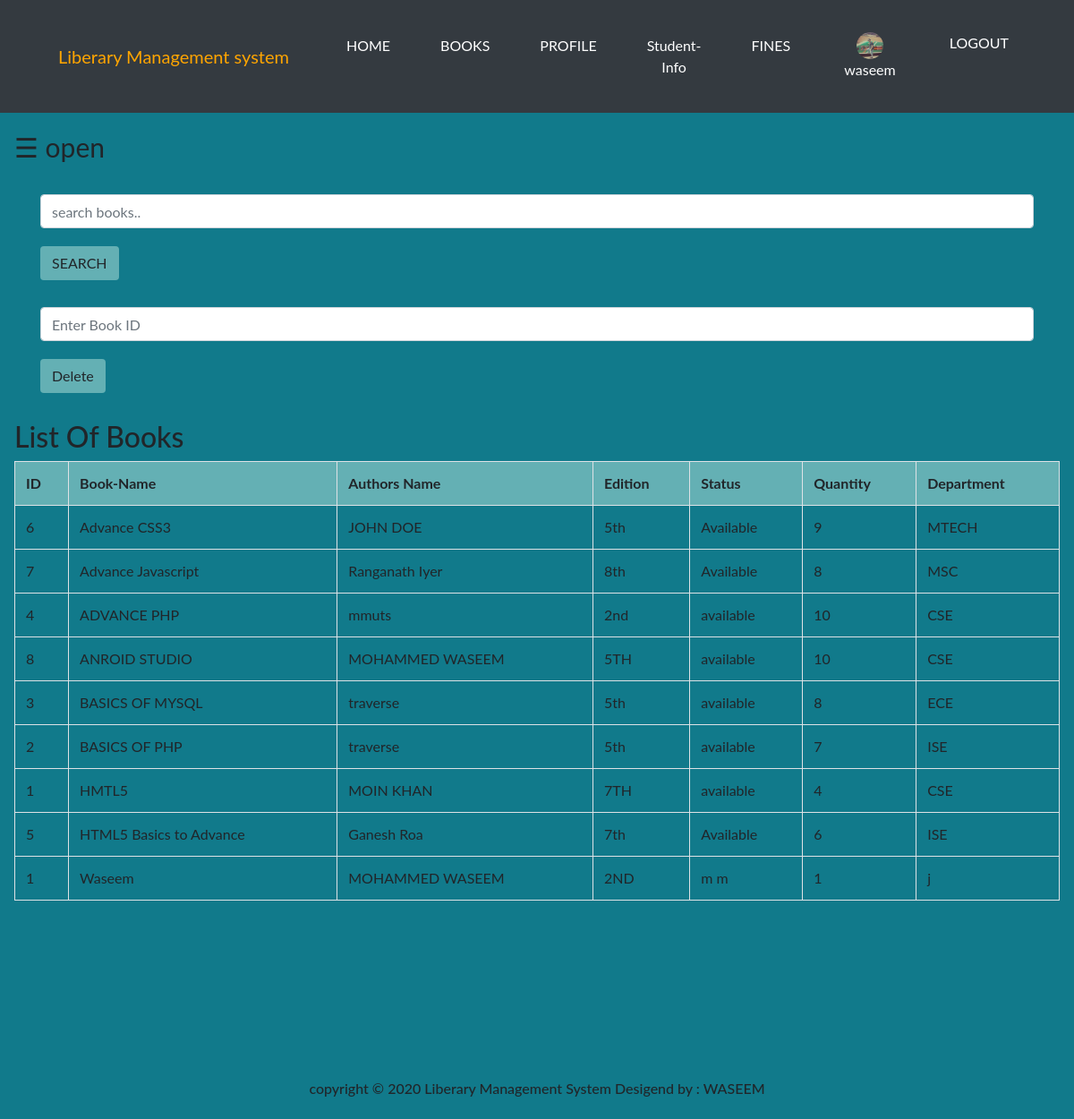
/website/admin/books.php (signed in), run on the app's committed database.
### tables this page shows
CREATE TABLE `books` (
  `id` int(100) NOT NULL,
  `bid` int(100) NOT NULL,
  `name` varchar(100) NOT NULL,
  `authors` varchar(100) NOT NULL,
  `edition` varchar(100) NOT NULL,
  `status` varchar(100) NOT NULL,
  `quantity` int(100) NOT NULL,
  `department` varchar(100) NOT NULL
);

### website/admin/books.php (the view, shortened to what this page needs)
<?php
include "../connection.php";
?>
<!DOCTYPE html>
<html>
<head>
		<head>
		<link rel="stylesheet" href="https://stackpath.bootstrapcdn.com/bootstrap/4.4.1/css/bootstrap.min.css">
		<link rel="stylesheet" type="text/css" href="mystyle.css">
		<link rel="stylesheet" href="https://cdnjs.cloudflare.com/ajax/libs/font-awesome/4.7.0/css/font-awesome.min.css">
</head>
<body style="background-color: #117a8b;">
			<nav class="navbar navbar-expand-md  navbar-dark bg-dark">
					<div class="container">
								<a href="#" class="navbar-brand "><span style="color:orange;">Liberary Management system</span></a>
										<div class="collaps navbar-collapse"  id="navbarid">
												<ul class="navbar-nav text-center ml-auto">
														<li class="nav-item">
																<a href="../index.php" class="nav-link text-white">HOME</a>
														</li>
														<li class="nav-item">
																<a href="books.php" class="nav-link text-white">BOOKS</a>
														</li>
														<?php
														if(isset($_SESSION['username'])) {
																?>
															<li class="nav-item">
																	<a href="profile.php" class="nav-link text-white">PROFILE</a>
															</li>
															<li class="nav-item">
																	<a href="student.php" class="nav-link text-white">Student-Info</a>
															</li>
															<li class="nav-item">
																	<a href="fine.php" class="nav-link text-white">FINES</a>
															</li>
											</ul>
														<ul class="navbar-nav text-center ml-auto">
																 <li class="nav-item">
																	 <a href="profile.php" class="nav-link text-white">
																		<div class = " text-white">
											<?php
												echo "<img class='rounded-circle' height=30 width=30 src='images/".$_SESSION['pic']."'>";
												echo " ".$_SESSION['username'];
											?>
										</div>
									</a>
															</li>
														<li class="nav-item">
																<a href="../logout.php" class="nav-link text-white">LOGOUT</a>
														</li>
												</ul>
											<?php
									}
											 ?>
		</div>
		</nav>
<div id="main">
	<span style="font-size:30px;cursor:pointer" onclick="openNav()">&#9776; open</span>
	<div class="container ml-auto edittop">
		<form class="navbar-form" method="post" name="form1">
				<input class="form-control" type="text" name="search" placeholder="search books.." required="">
				<button style="background-color: #6db6b9e6;" type="submit" name="submit" class="btn btn-default">SEARCH
				</button>
		</form>
		<form class="navbar-form edittop" method="post" name="form1">
				<input class="form-control" type="text" name="bid" placeholder="Enter Book ID" required="">
				<button style="background-color: #6db6b9e6;" type="submit" name="submit1" class="btn btn-default">Delete
				</button>
		</form>
	</div>
	<h2 style="margin-top: 30px;">List Of Books</h2>
	<?php
		if(isset($_POST['submit']))
		{
			$q = mysqli_query($db,"SELECT * from books where name like '%$_POST[search]%'");
			if(mysqli_num_rows($q)==0)
			{
				echo "Sorry! No book found. Try searching again.";
			}
			else
			{
		echo "<table class='table table-bordered table-hover table-responsive-sm' >";
			echo "<tr style='background-color: #6db6b9e6;'>";
				echo "<th>"; echo "ID"; echo "</th>";
				echo "<th>"; echo "Book-Name";  echo "</th>";
				echo "<th>"; echo "Authors Name";  echo "</th>";
				echo "<th>"; echo "Edition";  echo "</th>";
				echo "<th>"; echo "Status";  echo "</th>";
				echo "<th>"; echo "Quantity";  echo "</th>";
				echo "<th>"; echo "Department";  echo "</th>";
			echo "</tr>";
			while($row = mysqli_fetch_assoc($q))
			{
				echo "<tr>";
				echo "<td>"; echo $row['bid']; echo "</td>";
				echo "<td>"; echo $row['name']; echo "</td>";
				echo "<td>"; echo $row['authors']; echo "</td>";
				echo "<td>"; echo $row['edition']; echo "</td>";
				echo "<td>"; echo $row['status']; echo "</td>";
				echo "<td>"; echo $row['quantity']; echo "</td>";
				echo "<td>"; echo $row['department']; echo "</td>";
				echo "</tr>";
			}
		echo "</table>";
			}
		}
		else
		{
			$res=mysqli_query($db,"SELECT * FROM `books` ORDER BY `books`.`name` ASC;");
		echo "<table class='table table-bordered table-hover' >";
			echo "<tr style='background-color: #6db6b9e6;'>";
				echo "<th>"; echo "ID"; echo "</th>";
				echo "<th>"; echo "Book-Name";  echo "</th>";
				echo "<th>"; echo "Authors Name";  echo "</th>";
				echo "<th>"; echo "Edition";  echo "</th>";
				echo "<th>"; echo "Status";  echo "</th>";
				echo "<th>"; echo "Quantity";  echo "</th>";
				echo "<th>"; echo "Department";  echo "</th>";
			echo "</tr>";
			while($row=mysqli_fetch_assoc($res))
			{
				echo "<tr>";
				echo "<td>"; echo $row['bid']; echo "</td>";
				echo "<td>"; echo $row['name']; echo "</td>";
				echo "<td>"; echo $row['authors']; echo "</td>";
				echo "<td>"; echo $row['edition']; echo "</td>";
				echo "<td>"; echo $row['status']; echo "</td>";
				echo "<td>"; echo $row['quantity']; echo "</td>";
				echo "<td>"; echo $row['department']; echo "</td>";
				echo "</tr>";
			}
		echo "</table>";
		}
?>
			<footer class="text-center">
						<h6>copyright &copy 2020 Liberary Management System Desigend by : WASEEM</h6>
				</footer>
</div>
</body>
</html>

### website/admin/mystyle.css (style rules this page uses)
.buttonedit,button { margin-top: 20px; }
.edittop { margin-top: 30px; }
footer { margin-top: 200px; }
@media (min-width: 992px) { li,a { padding: 20px; } }

### website/admin/books.php (style rules this page uses)
body { font-family: "Lato", sans-serif; transition: background-color .5s; }
#main { transition: margin-left .5s; padding: 16px; }

### data on the page
books: bid "6", name "Advance CSS3", authors "JOHN DOE", edition "5th", status "Available", quantity "9", department "MTECH"
books: bid "7", name "Advance Javascript", authors "Ranganath Iyer", edition "8th", status "Available", quantity "8", department "MSC"
books: bid "4", name "ADVANCE PHP", authors "mmuts", edition "2nd", status "available", quantity "10", department "CSE"
books: bid "8", name "ANROID STUDIO", authors "MOHAMMED WASEEM", edition "5TH", status "available", quantity "10", department "CSE"
books: bid "3", name "BASICS OF MYSQL", authors "traverse", edition "5th", status "available", quantity "8", department "ECE"
books: bid "2", name "BASICS OF PHP", authors "traverse", edition "5th", status "available", quantity "7", department "ISE"
books: bid "1", name "HMTL5", authors "MOIN KHAN", edition "7TH", status "available", quantity "4", department "CSE"
books: bid "5", name "HTML5 Basics to Advance", authors "Ganesh Roa", edition "7th", status "Available", quantity "6", department "ISE"
books: bid "1", name "Waseem", authors "MOHAMMED WASEEM", edition "2ND", status "m m", quantity "1", department "j"

### other printed values
$_SESSION['username'] "waseem"
